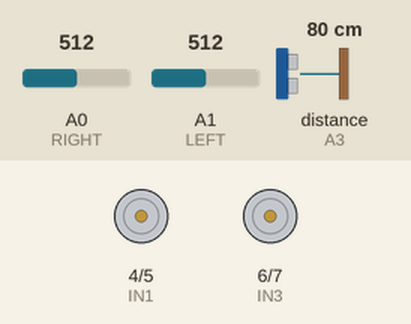
The sketch below on a simulated Arduino Uno, built with avr-gcc and run on an emulated ATmega328P. Parts: motor-driver pin pairs drawn as motors (green arrow = first pin HIGH = forward, orange = second pin HIGH = backward, longer = more drive, scaled by the enable pin). The inputs (shaded band) are chosen by the test bench; at power-on: distance to the obstacle (sensor on A3) 80 cm, A0 (RIGHT) = 512, A1 (LEFT) = 512. The echo pulse lasts 58.3 µs per cm.

Above: at 1.2 s.
1.3 s: distance to the obstacle (sensor on A3) set to 18 cm
2.8 s: distance to the obstacle (sensor on A3) set to 13 cm
At 4.3 s:
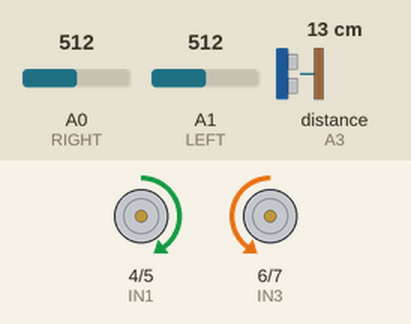
At 5.0 s:
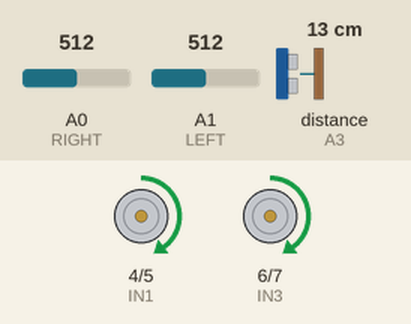
5.8 s: A0 (RIGHT) set to 25
8.8 s: A1 (LEFT) set to 25
11.8 s: distance to the obstacle (sensor on A3) set to 35 cm
14.8 s: distance to the obstacle (sensor on A3) set to 2 cm
At 15.3 s:
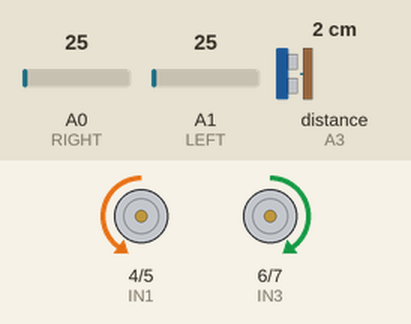
Timing chart, 0 to 18.8 s (numbered marks = the images above; inputs shaded):
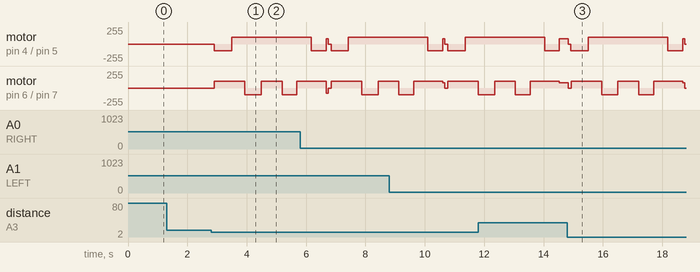

Measured:
- the behaviour switches between 16 and 15 cm on distance to the obstacle (sensor on A3) (found by bisection; images 0 and 1)
- after the input at 1.3 s, every drawn part: stays the same
- after the input at 2.8 s, motor on pin 4 (IN1) / pin 5 (IN2): stopped → backward 100/255 after 0.11 s, → forward 100/255 0.58 s later; motor on pin 6 (IN3) / pin 7 (IN4): goes forward 100/255 1.0 s, backward 100/255 0.55 s, forward 100/255 0.70 s, backward 100/255 0.50 s, then forward 100/255, starting after 0.11 s

The sketch:

SeguidorLineaEvitaObstaculoFinal3.ino
```cpp
/*
Programa: Robot Seguidor de Linea - Evita Obstaculos
Autor:  Humberto Higinio
Canal de Youtube: https://www.youtube.com/user/HHSolis
Video Exclusivo para mi canal de Youtube
Todos los Derechos Reservados - 2019
Código de Dominio Público
*/

#include<NewPing.h>

// Se definen conexiones de los motores al Motor Driver
// Se reserva el pin 3 PWM para el Speach de Arduino

// Motor A - Derecho
int ENA = 10;  // ENA connectado al pin digital 10
int IN1 = 4; // connectado al ping digital 4
int IN2 = 5; // connectado al ping digital 5


// Motor B - Izquierdo
int ENB = 9;  // ENB connectado al pin digital 9
int IN3 = 6; // connectado al ping digital 6
int IN4 = 7; // connectado al ping digital 7

// Se definen conexiones de los sensores infrarojos a los puertos Analogicos

int RIGHT = A0; // Sensor Derecho connectado al pin analogico A0
int LEFT = A1;  // Sensor Izquierdo connectado al pin analogico A1

// Se definen conexiones del Sensor HC-SR04 con Arduino

#define TRIG A2 // PIN TRIGGER connectado al pin analogico A2
#define ECHO A3 // PIN ECHO conectado al pin analogico A3
#define MAX_DISTANCE 100 // Define la Maxima Distancia

NewPing sonar(TRIG, ECHO, MAX_DISTANCE);

void setup() {

// Se inicializan los pines como Entradas o Salidas

pinMode(ENA, OUTPUT);
pinMode(ENB, OUTPUT);
pinMode(IN1, OUTPUT);
pinMode(IN2, OUTPUT);
pinMode(IN3, OUTPUT);
pinMode(IN4, OUTPUT);
pinMode(RIGHT, INPUT);
pinMode(LEFT, INPUT);

}

void loop() {

delay(70);
int distance = sonar.ping_cm();
if (distance == 0) {
  distance = 30;
}
if(distance <=15) {   // Se define la distancia para detectar un obstaculo y las acciones a tomar
  Stop();
  delay(100);
  turnRight();
  delay(580);
  moveForward();
  delay(450);
  turnLeft();
  delay(550);
  moveForward();
  delay(700);
  turnLeft();
  delay(500);
  moveForward();
  delay(480);
  turnRight();
  delay(500);

}
if (analogRead(RIGHT)<=35 && analogRead(LEFT)<=35) {  // en el Centro de la linea negra avanza de Frente
  analogWrite(ENA, 80);  // Setea la velocidad a 80 en el rango posible de 0~255
  analogWrite(ENB, 80);
  digitalWrite(IN1, HIGH);
  digitalWrite(IN2, LOW);
  digitalWrite(IN3, HIGH);
  digitalWrite(IN4, LOW);

}else if (analogRead(RIGHT)<=35 && !analogRead(LEFT)<=35) {  // a la derecha de la linea girar a la Izquierda
  analogWrite(ENA,80);
  analogWrite(ENB, 80);
  digitalWrite(IN1, HIGH);
  digitalWrite(IN2, LOW);
  digitalWrite(IN3, LOW);
  digitalWrite(IN4, HIGH);

}else if (!analogRead(RIGHT)<=35 && analogRead(LEFT)<=35) {  // a la izquierda de la linea girar a la Derecha
  analogWrite(ENA, 80);
  analogWrite(ENB, 80);
  digitalWrite(IN1, LOW);
  digitalWrite(IN2, HIGH);
  digitalWrite(IN3, HIGH);
  digitalWrite(IN4, LOW);

}else if (!analogRead(RIGHT)<=35 && !analogRead(LEFT)<=35) {   // ambos en la linea negra se detiene

  Stop();
}

}
void Stop() {  // Detiene los motores
  analogWrite(ENA, 0);
  analogWrite(ENB, 0);
  digitalWrite(IN1, LOW);
  digitalWrite(IN2, LOW);
  digitalWrite(IN3, LOW);
  digitalWrite(IN4, LOW);
}

void turnRight() {   // Gira a la derecha
  analogWrite(ENA, 100);
  analogWrite(ENB, 100);
  digitalWrite(IN1, LOW);
  digitalWrite(IN2, HIGH);
  digitalWrite(IN3, HIGH);
  digitalWrite(IN4, LOW);

}

void turnLeft() {    // Gira a la izquierda
  analogWrite(ENA,100);
  analogWrite(ENB, 100);
  digitalWrite(IN1, HIGH);
  digitalWrite(IN2, LOW);
  digitalWrite(IN3, LOW);
  digitalWrite(IN4, HIGH);
}

void moveForward() {    // Avanza de frente
  analogWrite(ENA, 100);
  analogWrite(ENB, 100);
  digitalWrite(IN1, HIGH);
  digitalWrite(IN2, LOW);
  digitalWrite(IN3, HIGH);
  digitalWrite(IN4, LOW);
}
```
